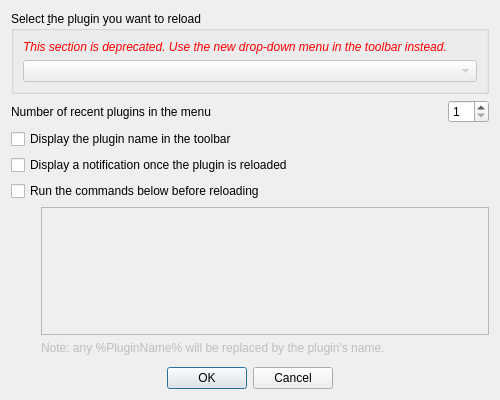
<?xml version="1.0" encoding="UTF-8"?>
<ui version="4.0">
 <author>Borys Jurgiel</author>
 <class>ConfigurationDialogBase</class>
 <widget class="QDialog" name="ConfigurationDialogBase">
  <property name="geometry">
   <rect>
    <x>0</x>
    <y>0</y>
    <width>500</width>
    <height>400</height>
   </rect>
  </property>
  <property name="sizePolicy">
   <sizepolicy hsizetype="Preferred" vsizetype="Preferred">
    <horstretch>0</horstretch>
    <verstretch>0</verstretch>
   </sizepolicy>
  </property>
  <property name="maximumSize">
   <size>
    <width>500</width>
    <height>400</height>
   </size>
  </property>
  <property name="contextMenuPolicy">
   <enum>Qt::DefaultContextMenu</enum>
  </property>
  <property name="windowTitle">
   <string>Configure Plugin reloader</string>
  </property>
  <property name="whatsThis">
   <string/>
  </property>
  <layout class="QGridLayout" name="gridLayout">
   <item row="7" column="0">
    <layout class="QGridLayout" name="gridLayout_2">
     <property name="bottomMargin">
      <number>6</number>
     </property>
     <item row="0" column="0">
      <spacer name="horizontalSpacer">
       <property name="orientation">
        <enum>Qt::Horizontal</enum>
       </property>
       <property name="sizeType">
        <enum>QSizePolicy::Fixed</enum>
       </property>
       <property name="sizeHint" stdset="0">
        <size>
         <width>30</width>
         <height>20</height>
        </size>
       </property>
      </spacer>
     </item>
     <item row="0" column="1">
      <widget class="QPlainTextEdit" name="pteExtraCommands">
       <property name="enabled">
        <bool>false</bool>
       </property>
       <property name="toolTip">
        <string>&lt;html&gt;&lt;head/&gt;&lt;body&gt;&lt;p&gt;QGIS will try to execute any commands typed here in a shell before reloading the plugin.&lt;/p&gt;
&lt;p&gt;This can be useful, for example, if you need to copy the new source code into the QGIS plugins directory.&lt;/p&gt;&lt;/body&gt;&lt;/html&gt;</string>
       </property>
      </widget>
     </item>
     <item row="1" column="1">
      <widget class="QLabel" name="lblExtraCommands">
       <property name="enabled">
        <bool>false</bool>
       </property>
       <property name="text">
        <string>Note: any %PluginName% will be replaced by the plugin's name.</string>
       </property>
       <property name="buddy">
        <cstring>pteExtraCommands</cstring>
       </property>
      </widget>
     </item>
    </layout>
   </item>
   <item row="1" column="0">
    <widget class="QGroupBox" name="groupBox">
     <property name="title">
      <string>Select &amp;the plugin you want to reload</string>
     </property>
     <layout class="QVBoxLayout" name="verticalLayout">
      <item>
       <widget class="QLabel" name="label_2">
        <property name="text">
         <string>&lt;html&gt;&lt;head/&gt;&lt;body&gt;&lt;p&gt;&lt;span style=&quot; font-style:italic;color:red&quot;&gt;
This section is deprecated. Use the new drop-down menu in the toolbar instead.
&lt;/span&gt;&lt;/p&gt;&lt;/body&gt;&lt;/html&gt;</string>
        </property>
        <property name="wordWrap">
         <bool>true</bool>
        </property>
       </widget>
      </item>
      <item>
       <widget class="QComboBox" name="comboPlugin">
        <property name="enabled">
         <bool>false</bool>
        </property>
        <property name="sizePolicy">
         <sizepolicy hsizetype="Expanding" vsizetype="Fixed">
          <horstretch>0</horstretch>
          <verstretch>0</verstretch>
         </sizepolicy>
        </property>
        <property name="minimumSize">
         <size>
          <width>220</width>
          <height>0</height>
         </size>
        </property>
        <property name="focusPolicy">
         <enum>Qt::WheelFocus</enum>
        </property>
       </widget>
      </item>
     </layout>
    </widget>
   </item>
   <item row="13" column="0">
    <widget class="QDialogButtonBox" name="buttonBox">
     <property name="focusPolicy">
      <enum>Qt::NoFocus</enum>
     </property>
     <property name="standardButtons">
      <set>QDialogButtonBox::Cancel|QDialogButtonBox::Ok</set>
     </property>
     <property name="centerButtons">
      <bool>true</bool>
     </property>
    </widget>
   </item>
   <item row="4" column="0">
    <widget class="QCheckBox" name="cbNotifications">
     <property name="sizePolicy">
      <sizepolicy hsizetype="Expanding" vsizetype="Fixed">
       <horstretch>0</horstretch>
       <verstretch>0</verstretch>
      </sizepolicy>
     </property>
     <property name="toolTip">
      <string>&lt;html&gt;&lt;head/&gt;&lt;body&gt;&lt;p&gt;Push a notification about the successful reload to the QGIS message bar.&lt;/p&gt;&lt;p&gt;&lt;span style=&quot; font-weight:600;&quot;&gt;Check this&lt;/span&gt;, if you like to be sure you reloaded the right plugin.&lt;/p&gt;&lt;p&gt;&lt;span style=&quot; font-weight:600;&quot;&gt;Uncheck this&lt;/span&gt;, if you hate trivial notifications covering error messages from the plugin.&lt;/p&gt;&lt;/body&gt;&lt;/html&gt;</string>
     </property>
     <property name="text">
      <string>Display a notification once the plugin is reloaded</string>
     </property>
    </widget>
   </item>
   <item row="2" column="0">
    <layout class="QHBoxLayout" name="horizontalLayout">
     <item>
      <widget class="QLabel" name="label">
       <property name="sizePolicy">
        <sizepolicy hsizetype="Expanding" vsizetype="Preferred">
         <horstretch>0</horstretch>
         <verstretch>0</verstretch>
        </sizepolicy>
       </property>
       <property name="toolTip">
        <string>Maximum number of entries in the drop-down menu</string>
       </property>
       <property name="text">
        <string>Number of recent plugins in the menu</string>
       </property>
      </widget>
     </item>
     <item>
      <widget class="QSpinBox" name="sbRecentPluginsCount">
       <property name="minimum">
        <number>1</number>
       </property>
       <property name="maximum">
        <number>32</number>
       </property>
       <property name="value">
        <number>1</number>
       </property>
      </widget>
     </item>
    </layout>
   </item>
   <item row="5" column="0">
    <widget class="QCheckBox" name="cbExtraCommands">
     <property name="sizePolicy">
      <sizepolicy hsizetype="Expanding" vsizetype="Fixed">
       <horstretch>0</horstretch>
       <verstretch>0</verstretch>
      </sizepolicy>
     </property>
     <property name="toolTip">
      <string>&lt;html&gt;&lt;head/&gt;&lt;body&gt;&lt;p&gt;QGIS will try to execute any commands typed here in a shell before reloading the plugin.&lt;/p&gt;
&lt;p&gt;This can be useful, for example, if you need to copy the new source code into the QGIS plugins directory.&lt;/p&gt;&lt;/body&gt;&lt;/html&gt;</string>
     </property>
     <property name="text">
      <string>Run the commands below before reloading</string>
     </property>
    </widget>
   </item>
   <item row="3" column="0">
    <widget class="QCheckBox" name="cbToolButtonText">
     <property name="toolTip">
      <string>Display description with the current plugin name beside the icon in the Plugin toolbar.</string>
     </property>
     <property name="text">
      <string>Display the plugin name in the toolbar</string>
     </property>
    </widget>
   </item>
  </layout>
 </widget>
 <tabstops>
  <tabstop>comboPlugin</tabstop>
  <tabstop>sbRecentPluginsCount</tabstop>
  <tabstop>cbToolButtonText</tabstop>
  <tabstop>cbNotifications</tabstop>
  <tabstop>cbExtraCommands</tabstop>
  <tabstop>pteExtraCommands</tabstop>
 </tabstops>
 <resources/>
 <connections>
  <connection>
   <sender>buttonBox</sender>
   <signal>accepted()</signal>
   <receiver>ConfigurationDialogBase</receiver>
   <slot>accept()</slot>
   <hints>
    <hint type="sourcelabel">
     <x>117</x>
     <y>192</y>
    </hint>
    <hint type="destinationlabel">
     <x>42</x>
     <y>91</y>
    </hint>
   </hints>
  </connection>
  <connection>
   <sender>buttonBox</sender>
   <signal>rejected()</signal>
   <receiver>ConfigurationDialogBase</receiver>
   <slot>reject()</slot>
   <hints>
    <hint type="sourcelabel">
     <x>253</x>
     <y>192</y>
    </hint>
    <hint type="destinationlabel">
     <x>208</x>
     <y>20</y>
    </hint>
   </hints>
  </connection>
  <connection>
   <sender>cbExtraCommands</sender>
   <signal>toggled(bool)</signal>
   <receiver>pteExtraCommands</receiver>
   <slot>setEnabled(bool)</slot>
   <hints>
    <hint type="sourcelabel">
     <x>249</x>
     <y>78</y>
    </hint>
    <hint type="destinationlabel">
     <x>267</x>
     <y>127</y>
    </hint>
   </hints>
  </connection>
  <connection>
   <sender>cbExtraCommands</sender>
   <signal>toggled(bool)</signal>
   <receiver>lblExtraCommands</receiver>
   <slot>setEnabled(bool)</slot>
   <hints>
    <hint type="sourcelabel">
     <x>249</x>
     <y>78</y>
    </hint>
    <hint type="destinationlabel">
     <x>267</x>
     <y>172</y>
    </hint>
   </hints>
  </connection>
 </connections>
</ui>
